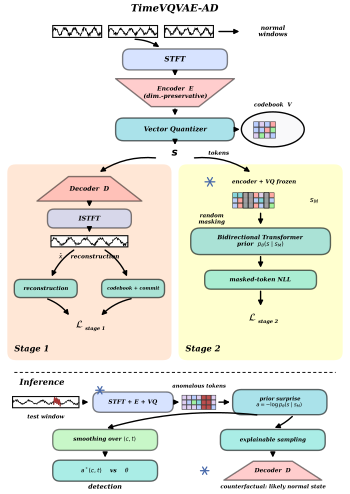

Reproduce this figure in Python.
#!/usr/bin/env python3
"""Framework di TimeVQVAE-AD disegnato nello stile della figura MLISE.

Contenuto: Fig. 1 (inferenza) + Fig. 4 (stage 1 / stage 2) di 2311.12550v5, ricomposte
nella grammatica visiva estratta in STYLE.md — colori puri a tre livelli di opacita',
tratto nero uniforme, angoli al 35% dell'altezza, trapezi per gli encoder, ellissi come
contenitori, due regioni di stage affiancate con le loss che convergono.

Esce vettoriale (PDF) piu' un PNG di controllo.

    /home/leonardo/PhD/TimeVQVAE-AD-M/.venv/bin/python3.10 timevqvae_framework.py
"""
import matplotlib
matplotlib.use("Agg")
import matplotlib.pyplot as plt
from matplotlib.patches import FancyBboxPatch, Polygon, Ellipse, FancyArrowPatch, Rectangle
import numpy as np

matplotlib.rcParams["pdf.fonttype"] = 42

# ── palette misurata da ClusteringFramework.png (STYLE.md §1) ────────────────
STAGE_A, STAGE_B = "#FF8029", "#FFFF00"      # sfondi di stage      alpha 0.19
PANEL,   PANEL_B = "#71CEDC", "#71E2D5"      # pannelli in evidenza alpha 0.59
ENC,     INPUT,   VIEW = "#FF9A9A", "#AEC6FF", "#90EF90"   #        alpha 0.49
INNER = "#F9F9FA"
A_STAGE, A_PANEL, A_BOX = 0.19, 0.59, 0.49
ACC = dict(blue="#4567A9", orange="#D17920", green="#2B7B4F",
           purple="#7B3A99", red="#B0302F")

LW = 1.0                    # tratto UNIFORME ~1 pt alla dimensione di resa
FONT = "DejaVu Serif"       # l'originale usa Bookman Demi Italic (qui non installato)
TXT = dict(family=FONT, style="italic", weight="bold", ha="center", va="center")

W, H = 100.0, 141.0         # stesso rapporto della figura MLISE (0.708)
fig = plt.figure(figsize=(3.5, 3.5 * H / W))
ax = fig.add_axes([0, 0, 1, 1]); ax.set_xlim(0, W); ax.set_ylim(0, H); ax.axis("off")


def box(x, y, w, h, fc, alpha, label=None, fs=4.6, lines=None, rr=None):
    """Rettangolo arrotondato: raggio = 35% dell'altezza (STYLE.md §2).

    Il rettangolo va passato per INTERO: con `pad=0` matplotlib arrotonda dentro il
    riquadro dato. Sottrarre 2r dalle dimensioni (come facevo prima) fa superare al
    raggio la meta' dell'altezza residua e produce bulbi al posto degli angoli.
    """
    r = rr if rr is not None else min(0.35 * h, 0.45 * w)
    ax.add_patch(FancyBboxPatch((x - w / 2, y - h / 2), w, h,
                                boxstyle=f"round,pad=0,rounding_size={r}",
                                fc=fc, alpha=alpha, ec="black", lw=LW, zorder=3,
                                mutation_aspect=1))
    ls = lines or ([label] if label else [])
    for i, t in enumerate(ls):
        ax.text(x, y + (len(ls) - 1 - 2 * i) * fs * 0.248, t, fontsize=fs, zorder=4, **TXT)


def trapez(x, y, w, h, fc, lines, fs=4.6, flip=False, taper=0.30):
    """Encoder: rastremato verso il basso. flip=True -> decoder, si allarga."""
    t = taper * w
    top, bot = (w / 2, w / 2 - t) if not flip else (w / 2 - t, w / 2)
    ax.add_patch(Polygon([(x - top, y + h / 2), (x + top, y + h / 2),
                          (x + bot, y - h / 2), (x - bot, y - h / 2)],
                         closed=True, fc=fc, alpha=A_BOX, ec="black", lw=LW,
                         joinstyle="round", zorder=3))
    for i, s in enumerate(lines):
        ax.text(x, y + (len(lines) - 1 - 2 * i) * fs * 0.248, s, fontsize=fs, zorder=4, **TXT)


def bubble(x, y, rx, ry, fc=INNER, alpha=0.99):
    ax.add_patch(Ellipse((x, y), 2 * rx, 2 * ry, fc=fc, alpha=alpha,
                         ec="black", lw=LW, zorder=3))


def stage(x, y, w, h, fc, tag):
    """Sfondo di stage: grande, arrotondato, SENZA contorno. Etichetta DENTRO la regione."""
    ax.add_patch(FancyBboxPatch((x - w / 2, y - h / 2), w, h,
                                boxstyle="round,pad=0,rounding_size=2.4",
                                fc=fc, alpha=A_STAGE, ec="none", zorder=0))
    ax.text(x - w / 2 + 2.0, y - h / 2 + 2.0, tag, fontsize=6.0, zorder=1,
            family=FONT, style="italic", weight="bold", ha="left", va="bottom")


def arrow(p0, p1, rad=0.0, ls="-", lw=LW, color="black", head=7.0):
    """Punta triangolare piena e generosa, come i marker Arrow2 dell'originale."""
    ax.add_patch(FancyArrowPatch(p0, p1, arrowstyle="-|>", mutation_scale=head,
                                 lw=lw, color=color, linestyle=ls, zorder=5,
                                 connectionstyle=f"arc3,rad={rad}",
                                 shrinkA=1.5, shrinkB=1.5))


def loss(x, y, sub, fs=7.0):
    ax.text(x, y, r"$\mathcal{L}$", fontsize=fs, zorder=6,
            family=FONT, style="italic", weight="bold", ha="right", va="center")
    ax.text(x + 0.3, y - fs * 0.13, sub, fontsize=fs * 0.48, zorder=6,
            family=FONT, style="italic", weight="bold", ha="left", va="center")


def snowflake(x, y, s=1.5):
    """Il fiocco di neve del paper: modello congelato."""
    for a in np.arange(0, np.pi, np.pi / 3):
        ax.plot([x - s * np.cos(a), x + s * np.cos(a)],
                [y - s * np.sin(a), y + s * np.sin(a)],
                color=ACC["blue"], lw=LW * 0.9, zorder=6, solid_capstyle="round")


def series(x, y, w, h, seed, spike=None):
    """Miniatura di serie temporale dentro un riquadro."""
    ax.add_patch(Rectangle((x - w / 2, y - h / 2), w, h, fc="white", alpha=0.95,
                           ec="black", lw=LW * 0.8, zorder=3))
    rng = np.random.default_rng(seed)
    t = np.linspace(0, 1, 220)
    v = np.sin(2 * np.pi * 5 * t) * 0.5 + rng.normal(0, 0.16, t.size)
    if spike is not None:
        m = (t > spike) & (t < spike + 0.10)
        v[m] += np.sin(2 * np.pi * 40 * t[m]) * 0.75
    v = v / (np.abs(v).max() * 2.35)
    ax.plot(x - w / 2 + t * w, y + v * h, color="black", lw=LW * 0.45, zorder=4)
    if spike is not None:
        ax.plot(x - w / 2 + t[m] * w, y + v[m] * h, color=ACC["red"], lw=LW * 0.6, zorder=5)


def tokens(x, y, n, m, cell=1.5, seed=0, anomalous=None):
    """La griglia di token s: due assi = tempo x frequenza, colore = similarita'."""
    rng = np.random.default_rng(seed)
    pal = [INPUT, VIEW, ENC, PANEL, "#D9C7F0"]
    for i in range(n):
        for j in range(m):
            c = pal[rng.integers(0, len(pal))]
            if anomalous and anomalous[0] <= i < anomalous[1]:
                c = ACC["red"]
            ax.add_patch(Rectangle((x + i * cell, y + j * cell), cell * 0.92, cell * 0.92,
                                   fc=c, alpha=0.85, ec="black", lw=LW * 0.35, zorder=4))


# ═══════════════════════ TRONCO COMUNE: x -> STFT -> E -> VQ -> s ═══════════════════════
ax.text(50, 138.5, "TimeVQVAE-AD", fontsize=7.2, zorder=6,
        family=FONT, style="italic", weight="bold", ha="center", va="center")

for k, (xx, sp) in enumerate([(22, None), (38, None), (54, None)]):
    series(xx, 132, 14, 3.4, seed=k, spike=sp)
ax.text(78, 132, "normal\nwindows", fontsize=4.4, zorder=6, **TXT)
arrow((62, 132), (69, 132))

box(50, 124, 30, 6, INPUT, A_BOX, lines=["STFT"], fs=5.2)
arrow((38, 129.8), (46, 127.2), rad=-0.15)

trapez(50, 114.5, 34, 8, ENC, ["Encoder  E", "(dim.-preservative)"], fs=4.3)
arrow((50, 121), (50, 118.7))

box(50, 104, 34, 6.5, PANEL, A_PANEL, lines=["Vector Quantizer"], fs=4.8)
arrow((50, 110.4), (50, 107.4))
bubble(78, 104, 9, 5)
tokens(72.5, 101.5, 4, 3, cell=1.6, seed=3)
ax.text(78, 111.0, "codebook  V", fontsize=4.0, zorder=6, **TXT)
arrow((67.2, 104), (69.1, 104))

ax.text(50, 97.2, r"$\boldsymbol{s}$", fontsize=7.5, zorder=6,
        family=FONT, style="italic", weight="bold", ha="center", va="center")
arrow((50, 100.6), (50, 99.0))
ax.text(62.5, 97.2, "tokens", fontsize=4.0, zorder=6, **TXT)

# ═══════════════════════ DUE REGIONI DI STAGE, AFFIANCATE ═══════════════════════
stage(25.5, 66, 47, 56, STAGE_A, "Stage 1")
stage(74.5, 66, 47, 56, STAGE_B, "Stage 2")

# ---- Stage 1: ricostruzione -------------------------------------------------
arrow((45, 95.8), (28, 91.5), rad=0.18)
trapez(25.5, 87, 30, 7.0, ENC, ["Decoder  D"], fs=4.6, flip=True)
box(25.5, 78.5, 24, 5.4, INPUT, A_BOX, lines=["ISTFT"], fs=4.6)
arrow((25.5, 83.4), (25.5, 81.3))
series(25.5, 72, 22, 3.2, seed=7)
arrow((25.5, 75.7), (25.5, 74.0))
ax.text(25.5, 67.6, r"$\hat{x}$    reconstruction", fontsize=4.2, zorder=6, **TXT)

box(13.0, 58.5, 18, 5.2, PANEL_B, A_PANEL, lines=["reconstruction"], fs=3.9)
box(38.0, 58.5, 18, 5.2, PANEL_B, A_PANEL, lines=["codebook + commit"], fs=3.4)
arrow((21.5, 69.8), (14.5, 61.4), rad=0.16)
arrow((29.5, 69.8), (36.5, 61.4), rad=-0.16)
loss(24.0, 48.0, "stage 1", fs=7.4)
arrow((13.0, 55.7), (20.0, 50.4), rad=-0.16)
arrow((38.0, 55.7), (28.5, 50.4), rad=0.16)

# ---- Stage 2: prior ---------------------------------------------------------
arrow((55, 95.8), (72, 91.5), rad=-0.18)
snowflake(60.0, 89.0, 1.4)
ax.text(75.5, 89.0, "encoder + VQ frozen", fontsize=4.0, zorder=6, **TXT)

tokens(66.5, 81.5, 8, 3, cell=1.5, seed=11)
for i in (2, 3, 6):                                   # i token mascherati
    ax.add_patch(Rectangle((66.5 + i * 1.5, 81.5), 1.38, 4.5, fc="#9A9A9A", alpha=0.9,
                           ec="black", lw=LW * 0.35, zorder=5))
ax.text(90.0, 83.7, r"$s_M$", fontsize=5.2, zorder=6, **TXT)
ax.text(60.5, 78.4, "random\nmasking", fontsize=4.0, zorder=6, **TXT)

box(74.5, 72.0, 40, 7.6, PANEL, A_PANEL,
    lines=["Bidirectional Transformer", r"prior  $p_\theta(s \mid s_M)$"], fs=4.2)
arrow((74.5, 80.6), (74.5, 76.2))

box(74.5, 61.0, 32, 5.4, PANEL_B, A_PANEL, lines=["masked-token NLL"], fs=4.2)
arrow((74.5, 68.2), (74.5, 63.9))
loss(73.5, 50.0, "stage 2", fs=7.4)
arrow((74.5, 58.3), (74.5, 53.0))

# ═══════════════════════ BANDA DI INFERENZA ═══════════════════════
ax.plot([4, 96], [34.5, 34.5], color="black", lw=LW * 0.7, ls=(0, (3.2, 2.4)), zorder=2)
ax.text(5.5, 31.6, "Inference", fontsize=6.0, zorder=6,
        family=FONT, style="italic", weight="bold", ha="left", va="center")

series(13, 26, 19, 3.2, seed=21, spike=0.62)
ax.text(13, 21.8, "test window", fontsize=4.0, zorder=6, **TXT)

box(38, 26, 23, 5.8, INPUT, A_BOX, lines=["STFT + E + VQ"], fs=4.2)
snowflake(28.5, 29.4, 1.2)
arrow((23.0, 26), (25.8, 26))

tokens(52.0, 23.9, 7, 3, cell=1.4, seed=13, anomalous=(4, 6))
arrow((50.0, 26), (51.8, 26))
ax.text(56.8, 30.6, "anomalous tokens", fontsize=3.8, zorder=6, **TXT)

box(80, 26, 27, 7.2, PANEL, A_PANEL,
    lines=["prior surprise", r"$a = -\log p_\theta(s \mid s_M)$"], fs=3.8)
arrow((62.0, 26), (66.3, 26))

# ── biforcazione sotto il prior: entrambi i rami NASCONO dal prior. La rilevazione
#    somma le sorprese, la spiegazione ne campiona i token normali (§4 del paper).
arrow((74, 22.3), (30, 18.4), rad=0.10)
arrow((84, 22.3), (78, 18.4), rad=-0.10)

box(30, 15.2, 30, 6.0, VIEW, A_BOX, lines=[r"smoothing over $(c,t)$"], fs=4.0)
box(78, 15.2, 30, 6.0, PANEL_B, A_PANEL, lines=["explainable sampling"], fs=4.0)
arrow((30, 12.1), (30, 9.6))
arrow((78, 12.1), (78, 9.6))

box(30, 6.4, 30, 6.0, PANEL_B, A_PANEL, lines=[r"$a^*(c,t)$    vs    $\theta$"], fs=4.2)
trapez(78, 6.4, 28, 5.4, ENC, ["Decoder  D"], fs=4.2, flip=True)
snowflake(58.5, 6.4, 1.2)

ax.text(30, 1.8, "detection", fontsize=4.6, zorder=6, **TXT)
ax.text(78, 1.8, "counterfactual: likely normal state", fontsize=3.9, zorder=6, **TXT)

fig.savefig("timevqvae_framework.pdf")
fig.savefig("timevqvae_framework_check.png", dpi=260)
print("scritti timevqvae_framework.pdf + _check.png")
